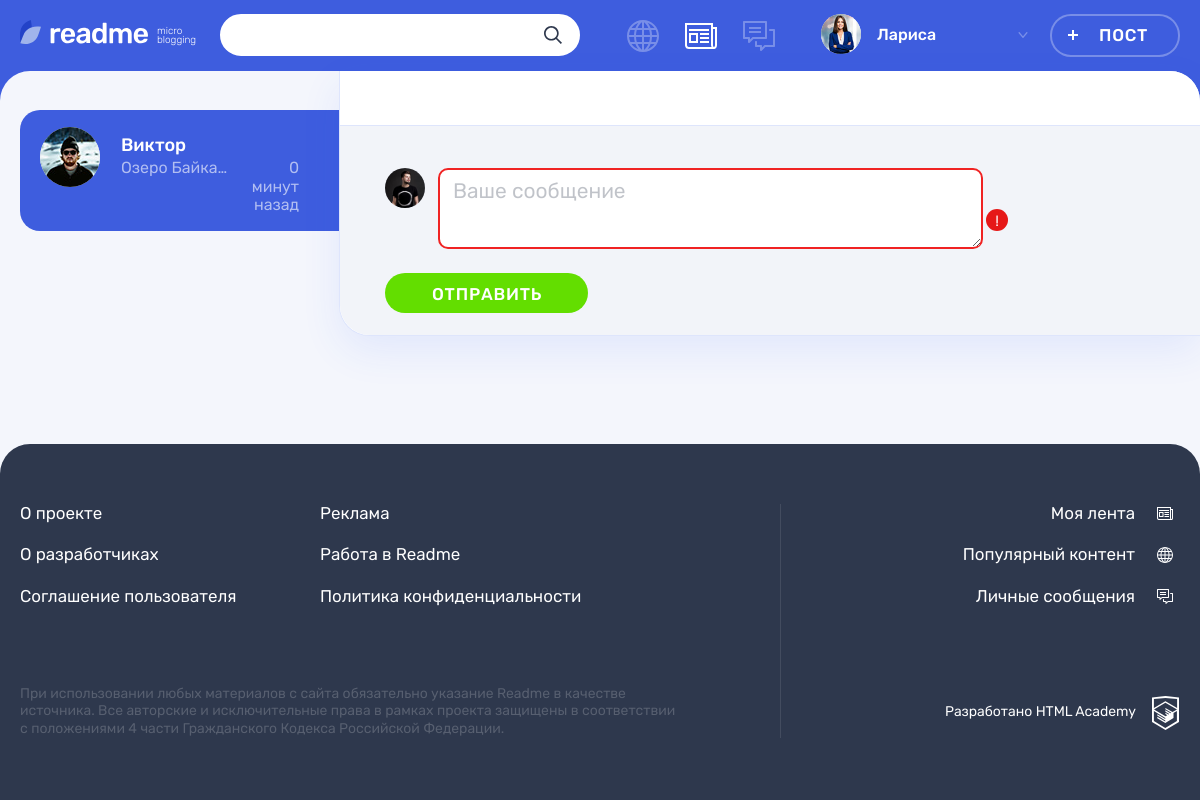
/messages.php?newMessage=3&id=3 (signed in), run on the app's committed database.
### tables this page shows
CREATE TABLE users
(
    id               INT AUTO_INCREMENT PRIMARY KEY,
    registrationDate TIMESTAMP DEFAULT CURRENT_TIMESTAMP,
    email            VARCHAR(128) NOT NULL UNIQUE,
    login            VARCHAR(128) UNIQUE,
    password         CHAR(64)     NOT NULL,
    avatar           VARCHAR(255)
);

### helpers.php (called while the page is built, shortened)
<?php
function get_noun_plural_form(int $number, string $one, string $two, string $many): string
{
    $number = (int)$number;
    $mod10 = $number % 10;
    $mod100 = $number % 100;
    switch (true) {
        default:
            return $many;
    }
}
function include_template($name, array $data = [])
{
    $name = 'templates/'.$name;
    extract($data);
    require $name;
    $result = ob_get_clean();
    return $result;
}
function generate_random_date($index)
{
    $deltas = [['minutes' => 59], ['hours' => 23], ['days' => 6], ['weeks' => 4], ['months' => 11]];
    $dcnt = count($deltas);
    $delta = $deltas[$index];
    $timeval = rand(1, current($delta));
    $timename = key($delta);
    $ts = strtotime("$timeval $timename ago");
    $dt = date('Y-m-d H:i:s', $ts);
    return $dt;
}

### functions.php (called while the page is built, shortened)
<?php
function DateFormat($index, $data = '')
{
    $RandomDate = date_create(generate_random_date($index));
    if ($data != '') {
        $RandomDate = new DateTime($data);
    }
    $current_time = new DateTime();
    $date = $current_time->diff($RandomDate);
    if ($date->format('%y') >= 1) {
        return $RandomDate->format("d-M-Y");
    } elseif (1.25 <= ((int)$date->format('%m')) + ($date->format('%d')) / 31) {
        return seePlural($date->format('%m'), 'месяц', 'месяца', 'месяцев');
    } elseif (7 <= (int)$date->format('%m') * 31 + (int)$date->format('%d')) {
        return seePlural(floor(($date->format('%d')) / 7) + (int)$date->format('%m') * 4, ' неделю', 'недели',
            'недель');
    } elseif ((1 <= $date->format('%d'))) {
        return seePlural($date->format('%d'), 'день', 'дня', 'дней');
    } elseif (1 <= $date->format('%h')) {
        return seePlural($date->format('%h'), 'час', 'часа', 'часов');
    } else {
        return seePlural($date->format('%i'), 'минута', 'минуты', 'минут');
    }
}
function seePlural($str, $one, $two, $many, $ending = ' назад')
{
    return $str.' '.get_noun_plural_form($str, $one, $two, $many).$ending;
}
function SqlRequest($reques, $from, $where, $con, $id = '', $as = '', $join = "")
{
    $sql = sprintf("SELECT  %s %s  from %s %s WHERE %s %s", $reques, $as, $from, $join, $where, $id);
    $result = mysqli_query($con, $sql);
    $Count = mysqli_fetch_all($result, MYSQLI_ASSOC);
    return $Count;
}
?>

### templates/messages.php (the view, shortened to what this page needs)
<main class="page__main page__main--messages">
    <?php
    if ( ! empty($messageAuthor)) { ?>
        <section class="messages tabs">
            <div class="messages__contacts">
                <ul class="messages__contacts-list tabs__list">
                    <?php $i = 0;
                    if (isset($_GET['id'])) {
                        $i = $_GET['id'];
                    }
                    foreach ($messageAuthor as $author) { ?>
                        <li class="messages__contacts-item">
                            <a href=http://395709-readme-12/messages.php?id=<?= $author['authorId'] == $_SESSION['id'] ? $author['recipientId'] : $author['authorId'] ?> >
                                <div class="messages__contacts-tab <?= ($author['authorId'] == $_SESSION['id'] ? $author['recipientId'] : $author['authorId']) == $_GET['id'] || $i == 0 ? 'messages__contacts-tab--active' : '' ?>   ">
                                    <div class="messages__avatar-wrapper">
                                        <img class="messages__avatar" src="img/<?= $author['avatar'] ?>"
                                             alt="Аватар пользователя">
                                    </div>
                                    <div class="messages__info">
                                                <span class="messages__contact-name">
                                                    <?= $author['login'] ?>
                                                </span>
                                        <div class="messages__preview">
                                            <p class="messages__preview-text">
                                                Озеро Байкал – огромное
                                            </p>
                                            <time class="messages__preview-time" datetime="2019-05-01T14:40">
                                                <?= DateFormat(0, $author['DATE']) ?>
                                            </time>
                                        </div>
                                    </div>
                                </div>
                            </a>
                        </li>
                        <?php $i++;
                    } ?>
                </ul>
            </div>
            <div class="messages__chat">
                <div class="messages__chat-wrapper">
                </div>
                <div class="comments">
                    <form class="comments__form form" action="../messages.php?id=<?= htmlspecialchars($_GET['id']) ?>"
                          method="post">
                        <div class="comments__my-avatar">
                            <img class="comments__picture" src="img/userpic-medium.jpg" alt="Аватар пользователя">
                        </div>
                        <div class="form__input-section form__input-section--error">
                                            <textarea class="comments__textarea form__textarea form__input" name='text'
                                                      placeholder="Ваше сообщение"></textarea>
                            <button class="form__error-button button" type="button">!</button>
                        </div>
                        <button class="comments__submit button button--green" type="submit">Отправить</button>
                    </form>
                </div>
        </section>
    <?php } ?>
</main>

### data on the page
users: avatar (picture), login "Виктор", DATE "0 минут назад"

### other printed values
$_SESSION['userName'] "Лариса"
